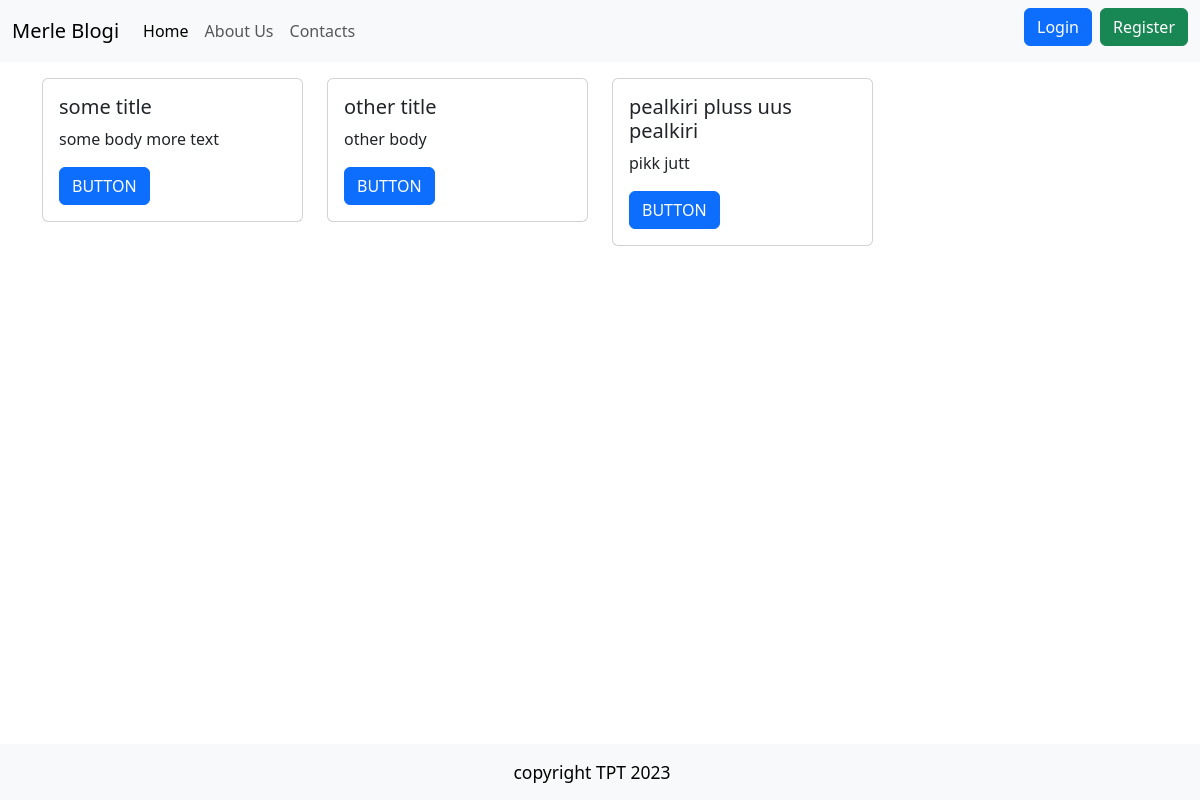
Before: / with the older database file.
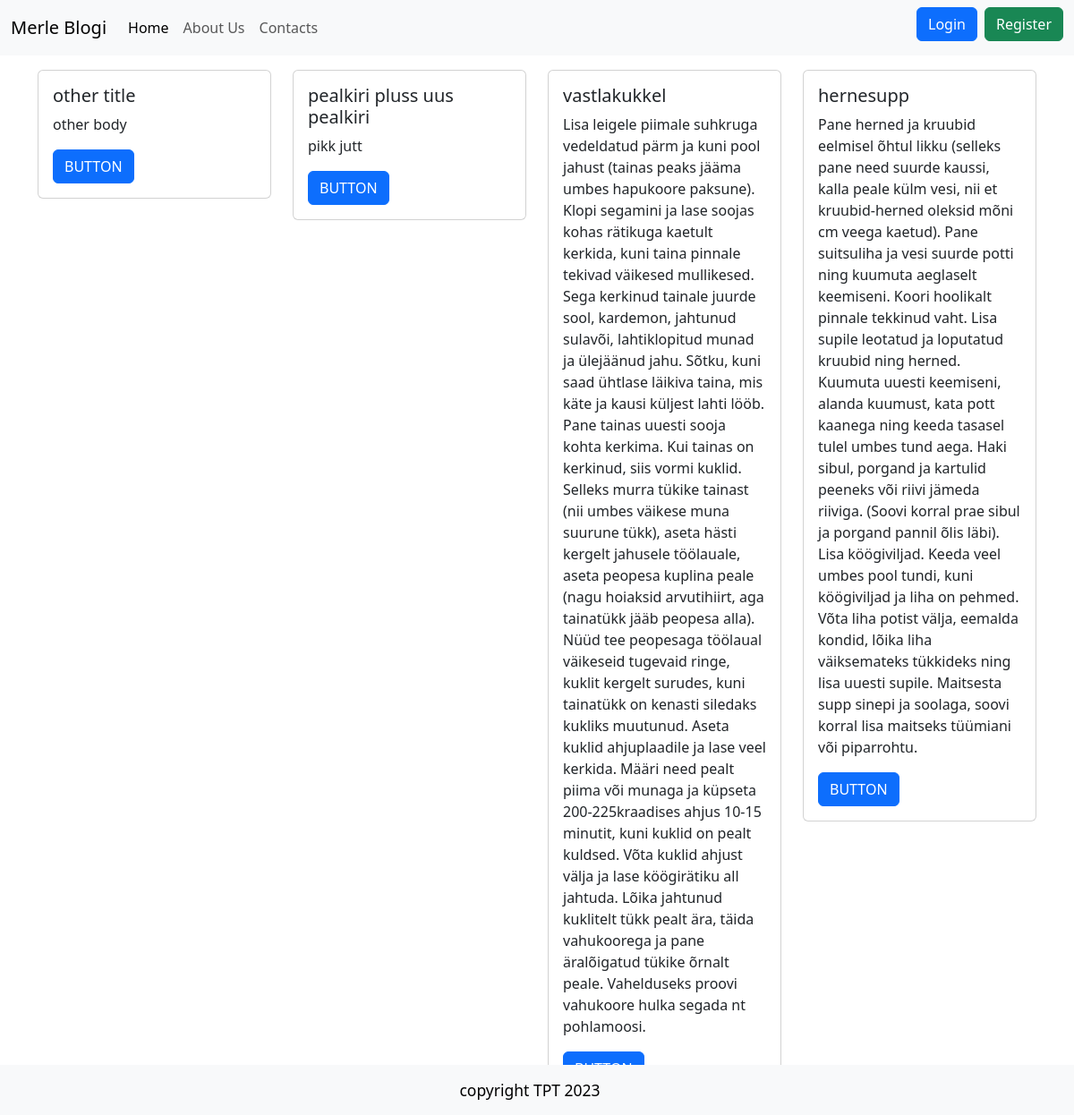
After: the same page with the newer database file.
### tables this page shows
CREATE TABLE "articles"
(
    id    integer
        constraint articles_pk
            primary key autoincrement,
    title text not null,
    body  text
);

### src/Router.php (called while the page is built, shortened)
<?php
class Router{
    public static $routes = [];
    public $path;
    public $method;
    public function __construct($path, $method)
    {
        $this->path = parse_url($path, PHP_URL_PATH);
        $this->method = $method;
    }
    public function match(){
        foreach(self::$routes as $route){
            if($route['path'] === $this->path && $route['method'] === $this->method){
                return $route;
            }
        }
    }
    public static function addRoute($method, $path, $action){
        self::$routes[] =[
            'method' => $method,
            'path' => $path,
            'action' => $action
        ];
    }
}

### src/Controllers/PublicController.php (called while the page is built, shortened)
<?php
class PublicController {
    public function index(){
        $articles = Article::all();
        include 'views/index.php';
    }
}

### src/Models/User.php (called while the page is built, shortened)
<?php
class User extends Model{
    public static function auth() {
            return null;
    }
}

### helpers.php (called while the page is built, shortened)
<?php
function auth(){
    return User::auth();
}

### src/DB.php (called while the page is built, shortened)
<?php
class DB {
    public $conn;
    public function __construct()
    {
        try {
            $this->conn = new PDO("sqlite:" . __DIR__ . "/../db.sqlite");
            $this->conn->setAttribute(PDO::ATTR_ERRMODE, PDO::ERRMODE_EXCEPTION);
        } catch(PDOException $e) {
            echo "Connection failed: " . $e->getMessage();
          }
    }
    public function all($table, $class){
        $stmt = $this->conn->prepare("SELECT * FROM $table");
        $stmt->execute();
        $stmt->setFetchMode(PDO::FETCH_CLASS, $class);
        return $stmt->fetchAll();
    }
}

### src/Models/Model.php (called while the page is built, shortened)
<?php
class Model {
    public static $table;
    public static function all(){
        $db = new DB();
        return $db->all(static::$table, static::class);
    }
}

### views/index.php (the view)
<?php include 'partials/header.php' ?>
    <div class="row">
        <?php foreach($articles as $article): ?>
            <div class="col-3 my-3">
                <div class="card">
                    <div class="card-body">
                        <h5 class="card-title"><?=$article->title?></h5>
                        <p class="card-text"><?=$article->body?></p>
                        <a href="#" class="btn btn-primary">BUTTON</a>
                    </div>
                </div>
            </div>
        <?php endforeach; ?>
    </div>
<?php include 'partials/footer.php' ?>

### public/index.php (shortened to what this page needs)
<?php
require_once __DIR__ . "/../helpers.php";
$router = new App\Router($_SERVER['REQUEST_URI'], $_SERVER['REQUEST_METHOD']);
$match = $router->match();
if($match){
    if(is_callable($match['action'])){
        call_user_func($match['action']);
    } else if(is_array($match['action']) && count($match['action']) === 2){
        $controller = new $class();
        $method =$match['action'][1];
        $controller->$method();
    }
} else {
    http_response_code(404);
    require 'views/404.php';
}

### views/partials/header.php (shortened to what this page needs)
<!DOCTYPE html>
<html lang="en">
<head>
    <link href="https://cdn.jsdelivr.net/npm/bootstrap@5.3.2/dist/css/bootstrap.min.css" rel="stylesheet">
</head>
<body>
    <?php include 'nav.php' ?>
<div class="container">

### views/partials/nav.php (shortened to what this page needs)
<nav class="navbar navbar-expand-lg bg-body-tertiary">
  <div class="container-fluid">
    <a class="navbar-brand" href="/">Merle Blogi</a>
    <div class="collapse navbar-collapse justify-content-between" id="navbarNav">
      <ul class="navbar-nav">
        <li class="nav-item">
          <a class="nav-link active" aria-current="page" href="/">Home</a>
        </li>
        <li class="nav-item">
          <a class="nav-link" href="/about">About Us</a>
        </li>
        <li class="nav-item">
          <a class="nav-link" href="/contacts">Contacts</a>
        </li>
      </ul>
      <ul class="navbar-nav">
        <?php if(auth()): ?>
          <li class="nav-item dropdown">
            <a class="nav-link dropdown-toggle" href="#" role="button" data-bs-toggle="dropdown" aria-expanded="false">
            <?=auth()->email?>
            </a>
          <ul class="dropdown-menu">
            <li><a class="dropdown-item" href="/logout">Logout</a></li>
          </ul>
        </li>
          <?php else: ?>
        <li class="nav-item me-2 mb-2">
          <a href="/login" class="btn btn-primary">Login</a>
        </li>
        <li class="nav-item">
          <a href="/register" class="btn btn-success">Register</a>
        </li>
        <?php endif ?>
    </ul>
    </div>
  </div>
</nav>

### views/partials/footer.php (shortened to what this page needs)
</div>
<nav class="navbar fixed-bottom bg-body-tertiary ">
  <div class="container-fluid justify-content-center">
    <a class="navbar-brand " href="#"><small>copyright TPT 2023</small></a>
  </div>
</nav>
</body>
</html>

Changed rows visible on the page:
removed articles: title "some title", body "some body more text"
added articles: title "vastlakukkel", body "Lisa leigele piimale suhkruga vedeldatud pärm ja kuni pool jahust (tainas peaks jääma umbes hapukoore paksune). Klopi segamini ja lase soojas kohas rätikuga kaetult kerkida, kuni taina pinnale tekivad väikesed mullikesed. Sega kerkinud tainale juurde sool, kardemon, jahtunud sulavõi, lahtiklopitud munad ja ülejäänud jahu. Sõtku, kuni saad ühtlase läikiva taina, mis käte ja kausi küljest lahti lööb. Pane tainas uuesti sooja kohta kerkima. Kui tainas on kerkinud, siis vormi kuklid. Selleks murra tükike tainast (nii umbes väikese muna suurune tükk), aseta hästi kergelt jahusele töölauale, aseta peopesa kuplina peale (nagu hoiaksid arvutihiirt, aga tainatükk jääb peopesa alla). Nüüd tee…"
added articles: title "hernesupp", body "Pane herned ja kruubid eelmisel õhtul likku (selleks pane need suurde kaussi, kalla peale külm vesi, nii et kruubid-herned oleksid mõni cm veega kaetud). Pane suitsuliha ja vesi suurde potti ning kuumuta aeglaselt keemiseni. Koori hoolikalt pinnale tekkinud vaht. Lisa supile leotatud ja loputatud kruubid ning herned. Kuumuta uuesti keemiseni, alanda kuumust, kata pott kaanega ning keeda tasasel tulel umbes tund aega. Haki sibul, porgand ja kartulid peeneks või riivi jämeda riiviga. (Soovi korral prae sibul ja porgand pannil õlis läbi). Lisa köögiviljad. Keeda veel umbes pool tundi, kuni köögiviljad ja liha on pehmed. Võta liha potist välja, eemalda kondid, lõika liha väiksemateks tükkideks…"
